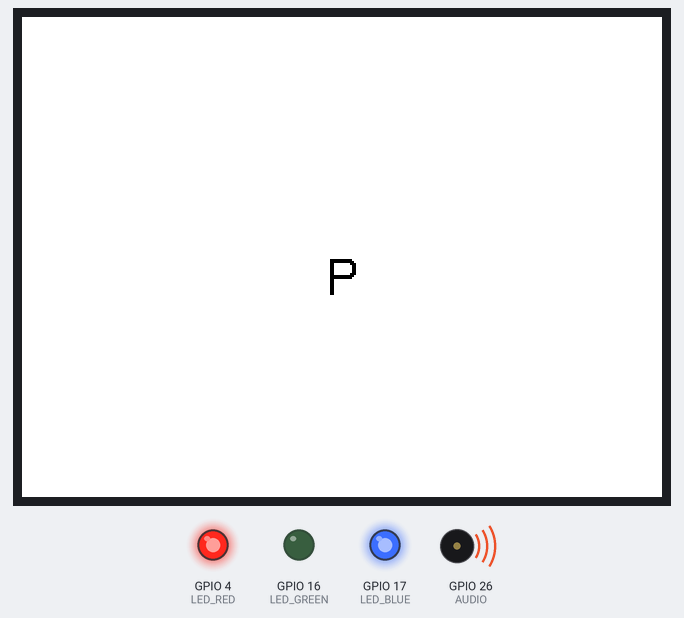
A program run on a simulated ESP32. Shown: 320×240 colour display, output pins drawn as LEDs (lit = HIGH), buzzer (waves = sounding).

Above: at 0.64 s.
At 3.5 s:
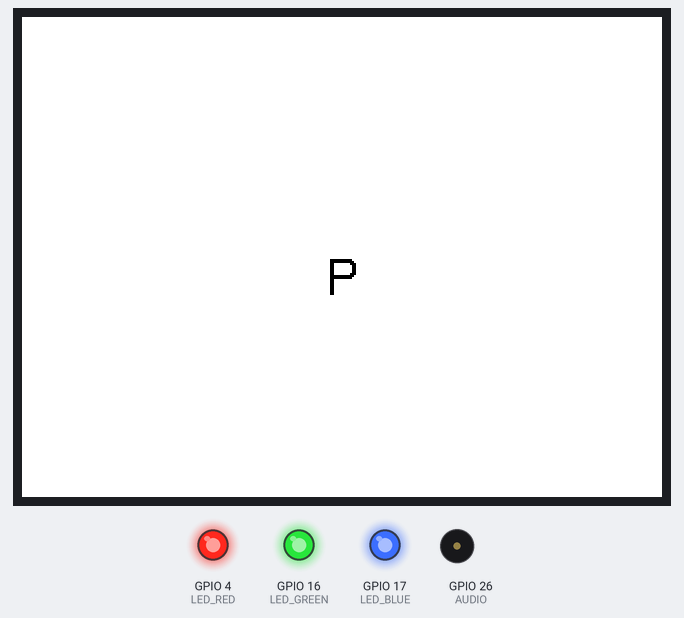
Timing chart, 0 to 4.4 s (numbered marks = the images above):
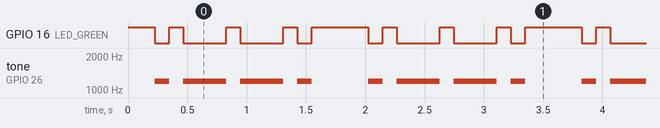

The program:

main.cpp
```cpp
// (licence header left out)
#include <SPI.h>

/*  Install the "TFT_eSPI" library by Bodmer to interface with the TFT Display - https://github.com/Bodmer/TFT_eSPI
    *** IMPORTANT: User_Setup.h available on the internet will probably NOT work with the examples available at Random Nerd Tutorials ***
    *** YOU MUST USE THE User_Setup.h FILE PROVIDED IN THE LINK BELOW IN ORDER TO USE THE EXAMPLES FROM RANDOM NERD TUTORIALS ***
    FULL INSTRUCTIONS AVAILABLE ON HOW CONFIGURE THE LIBRARY: https://RandomNerdTutorials.com/cyd/ or https://RandomNerdTutorials.com/esp32-tft/   */
#include <TFT_eSPI.h>

// Install the "XPT2046_Touchscreen" library by Paul Stoffregen to use the Touchscreen - https://github.com/PaulStoffregen/XPT2046_Touchscreen
// Note: this library doesn't require further configuration
#include <XPT2046_Touchscreen.h>

TFT_eSPI tft = TFT_eSPI();

#include "morse.h"

// Touchscreen pins
#define XPT2046_IRQ 36   // T_IRQ
#define XPT2046_MOSI 32  // T_DIN
#define XPT2046_MISO 39  // T_OUT
#define XPT2046_CLK 25   // T_CLK
#define XPT2046_CS 33    // T_CS

SPIClass touchscreenSPI = SPIClass(VSPI);
XPT2046_Touchscreen touchscreen(XPT2046_CS, XPT2046_IRQ);

#define SCREEN_WIDTH 320
#define SCREEN_HEIGHT 240
#define FONT_SIZE 2

#define DITPERIOD 120 // period of dit, in milliseconds
#define LED PC13
#define LED_RED  4
#define LED_GREEN  16
#define LED_BLUE  17
#define PITCH 1200 // pitch in Hz of morse audio
#define AUDIO 26

char cwchar = 'R';

void ditSpaces(int spaces) { // user specifies #dits to wait
for (int i=0; i<spaces; i++) // count the dits...
  delay(DITPERIOD); // no action, just mark time
}

void dit() {
digitalWrite(LED_GREEN,0); // turn on LED
tone(AUDIO,PITCH); // and turn on sound
ditSpaces(1);
digitalWrite(LED_GREEN,1); // turn off LED
noTone(AUDIO); // and turn off sound
ditSpaces(1); // space between code elements
}

void dah() {
digitalWrite(LED_GREEN,0); // turn on LED
tone(AUDIO,PITCH); // and turn on sound
ditSpaces(3); // length of dah = 3 dits
digitalWrite(LED_GREEN,1); // turn off LED
noTone(AUDIO); // and turn off sound
ditSpaces(1); // space between code elements
}

void characterSpace() {
ditSpaces(3); // space between characters = 3 dits
}

void setup() {
  pinMode(LED_GREEN, OUTPUT);
  pinMode(LED_BLUE, OUTPUT);
  pinMode(LED_RED, OUTPUT);

  digitalWrite(LED_GREEN,1); // turn off LED
  digitalWrite(LED_BLUE,1);  // turn off LED
  digitalWrite(LED_RED,1);   // turn off LED

   // Start the tft display
  tft.init();
  // Set the TFT display rotation in landscape mode
  tft.setRotation(3);

  // Clear the screen before writing to it
  tft.fillScreen(TFT_WHITE);
  tft.setTextColor(TFT_BLACK, TFT_WHITE);

  // Set X and Y coordinates for center of display
  int centerX = SCREEN_WIDTH / 2;
  int centerY = SCREEN_HEIGHT / 2;

  tft.drawCentreString(String(farnsworth[6].letter), centerX, centerY, 4);
}

void loop() {
  int x = farnsworth[6].bits; // get the bit pattern for the letter
  while (x>1) {               // stop when value is 1 (or less)
    if (x & 1) dit();         // right-most bit is 1, so dit
    else dah();               // right-most bit is 0, so dah
    x >>= 1;                  // shift bits right
  }
  characterSpace();           // add inter-character spacing
}

// dit();
// dah();
// dit(); 	// Send “R” as an example.
// delay(1000);
```

morse.h
```cpp
struct Morse {
int bits;
char letter;
};

struct Morse farnsworth [39] = {
{0b00001010,'K'},
{0b00000100,'M'},
{0b00001101,'R'},
{0b00001111,'S'},
{0b00001011,'U'},
{0b00000101,'A'},
{0b00011001,'P'},
{0b00000010,'T'},
{0b00011101,'L'},
{0b00001000,'O'},
{0b00001001,'W'},
{0b00000111,'I'},
{0b01010101,'.'},
{0b00000110,'N'},
{0b00010001,'J'},
{0b00000011,'E'},
{0b00011011,'F'},
{0b00100000,'0'},
{0b00010010,'Y'},
{0b00010111,'V'},
{0b00001100,'G'},
{0b00111111,'5'},
{0b00110110,'/'},
{0b00010100,'Q'},
{0b00110000,'9'},
{0b00011100,'Z'},
{0b00011111,'H'},
{0b00100111,'3'},
{0b00111000,'8'},
{0b00011110,'B'},
{0b01110011,'?'},
{0b00101111,'4'},
{0b00100011,'2'},
{0b00111100,'7'},
{0b00011010,'C'},
{0b00100001,'1'},
{0b00001110,'D'},
{0b00111110,'6'},
{0b00010110,'X'}
};
```

Measured:
- by itself, GPIO 16 (LED_GREEN): repeats every 1.8 s: 2 × (HIGH 0.12 s, LOW 0.36 s), HIGH 0.12 s, LOW 0.12 s, HIGH 0.48 s, LOW 0.12 s
- by itself, tone on GPIO 26 (AUDIO): repeats every 1.8 s: 2 × (silent 0.12 s, 1200 Hz 0.36 s), silent 0.12 s, 1200 Hz 0.12 s, silent 0.48 s, 1200 Hz 0.12 s
